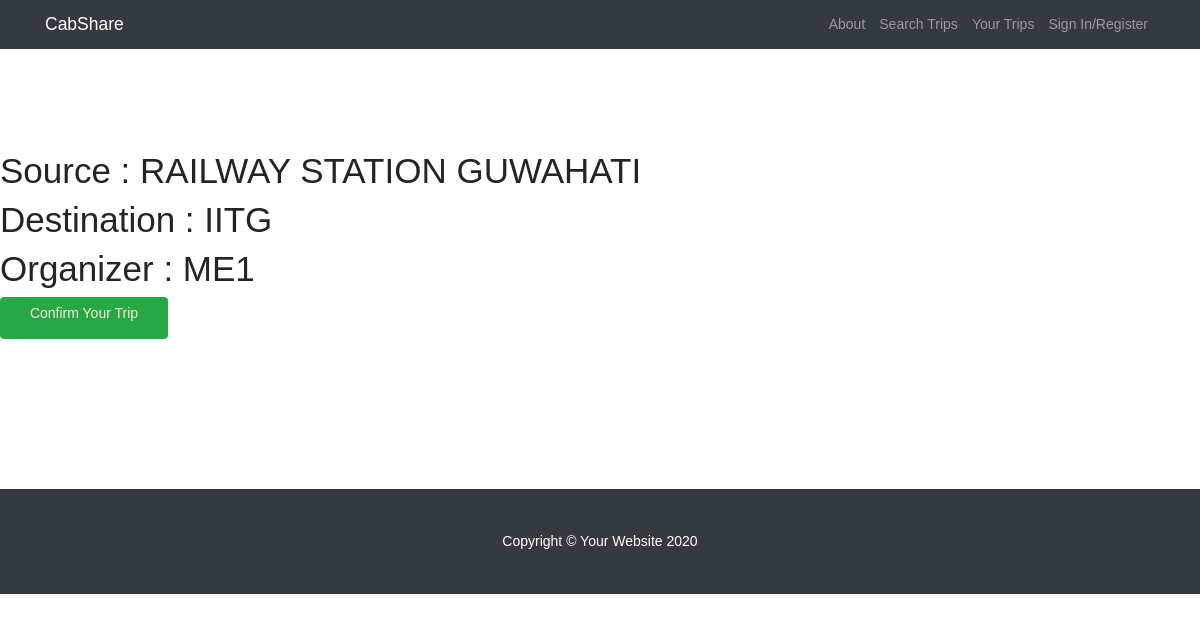
Screenshot of /trip/test-trip-2/ with the database file from the repository.
### core/models.py (models this page shows, shortened)
class Trip(models.Model):
    places = [
        ('IITG', 'IITG'),
        ('RAILWAY STATION GUWAHATI', 'RAILWAY STATION GUWAHATI'),
        ('RAILWAY STATION KAMAKHYA', 'RAILWAY STATION KAMAKHYA'),
        ('AIRPORT', 'AIRPORT'),
    ]
    src = models.CharField(
        max_length=50,
        choices=places,
        null=False,
        blank=False,
    )
    dest = models.CharField(
        max_length=50,
        choices=places,
        null=False,
        blank=False,
    )
    organizer = models.CharField(max_length=50)
    journey_date = models.DateTimeField(
        auto_now=False, auto_now_add=False, blank=False, null=False)
    slug = models.SlugField()

### core/views.py (the view)
# urls.py: path('trip/<slug>/', TripDetailView.as_view(), name='trip'),
class TripDetailView(DetailView):
    model = Trip
    template_name = "trip.html"

### templates/trip.html
{% extends "base.html" %}
{% block content %}
<h1> Source : {{ object.src }} </h1>
<h1> Destination : {{ object.dest }} </h1>
<h1> Organizer : {{ object.organizer }} </h1>
<Button class="btn btn-success"><a href="#">
        <p style="color: antiquewhite;">Confirm Your Trip</p>
    </a></Button>
{% endblock content%}

### static_files/css/base.css (style rules this page uses)
* { box-sizing: border-box; margin: 0; }
html, body { margin: 0; background: white; font-family: 'Montserrat', helvetica, arial, sans-serif; font-size: 14px; font-weight: 400; }

### rows the page displays
Trip: src "RAILWAY STATION GUWAHATI", dest "IITG", organizer "ME1"
